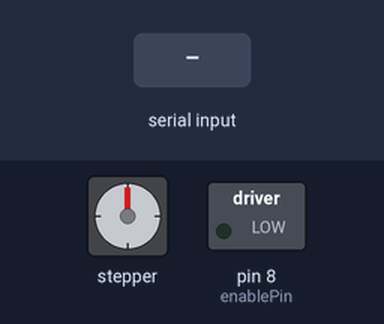
Bench run of a sketch on a simulated Arduino Uno, built with avr-gcc and run on an emulated ATmega328P. Parts: stepper motor, switched loads named in the sketch (green lamp = pin HIGH). Inputs (shaded band) come from the test bench. Stepper angles assume 200 steps per turn.

Above: at 1.2 s.
1.3 s: byte 30 received over Serial
Timing chart, 0 to 4.3 s (numbered marks = the images above; inputs shaded):
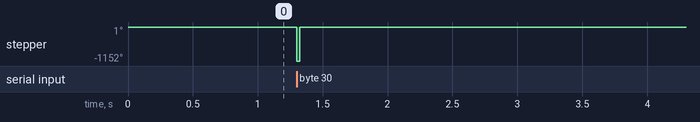

Measured:
- after the input at 1.3 s, stepper: goes -1152° 0.02 s, then 0°, starting at once

The sketch:

OS2025_Motor_Transmitter.ino
```cpp
#include <Stepper.h>

// Define pin connections
const int dirPin = 5;
const int stepPin = 2;
const int enablePin = 8;

#define INIT_FREQUENCY 1


int FREQUENCY = INIT_FREQUENCY;
bool transmitting_now = 0;
bool buffer_big_enough = 0;

Stepper Stepper(200, stepPin, dirPin);

bool bit;
int bitcount;
int lastBit = -1;
bool firstCall = true;

void bitTransmitter() {
  static int lastBit = 0;

  int steps;

  if (firstCall) {
    steps = 640;
    firstCall = false;
  } else if (bit == lastBit) {
    steps = 640;
  } else {
    steps = 1000;
  }

  if (bit == 1) {
    Stepper.step(steps);
  } else {
    Stepper.step(-steps);
  }

  //delay(5);
  bitcount++;
  lastBit = bit;
}
// Creates an instance


void setup() {

  Serial.begin(9600);

Stepper.setSpeed(100000); //change this to change the speed

  pinMode(enablePin, OUTPUT);
  digitalWrite(enablePin, LOW);

}

void loop() {

  if (Serial.available() > 0){             //If bytes are waiting at the serial port, we must be transmitting
    if (transmitting_now == 0){

      //IF THE MOTOR NEEDS ANY INITIALIZATION BEFORE TURNING, DO IT HERE

    }

    transmitting_now = 1;


    int thisbyte = Serial.read();          //Read one byte from serial port
    for (int i=7; i>=0; i--){              //Loop 8 times (8 bits per byte)
      bit = (thisbyte >> i) & 1;           //Pull out this bit ("shift" the bits right until it is in the least significant place)

      bitTransmitter();
      delay(1);
      //delay(1000/FREQUENCY);               //Loop delay
    }

    if (Serial.available() > 16){          //Some weird bug was happening where the serial port was filling up too slowly, the first 16 bytes triggered a 1 to send. I think this will fix it
      buffer_big_enough = 1;
    }
    if (Serial.available() == 16 && buffer_big_enough == 1){          //If there are 8 bytes left in the serial port, send a 1 to the connected program
      Serial.write("1");
    }
  }

  else{                                    //Turn everything off if we're not transmitting anything
    transmitting_now = 0;
    buffer_big_enough = 0;
    //PUT YOUR MOTOR INTO A SAFE STATE HERE. TURN STUFF OFF IF NEEDED, ETC.
    firstCall = true;
  }
}
```
